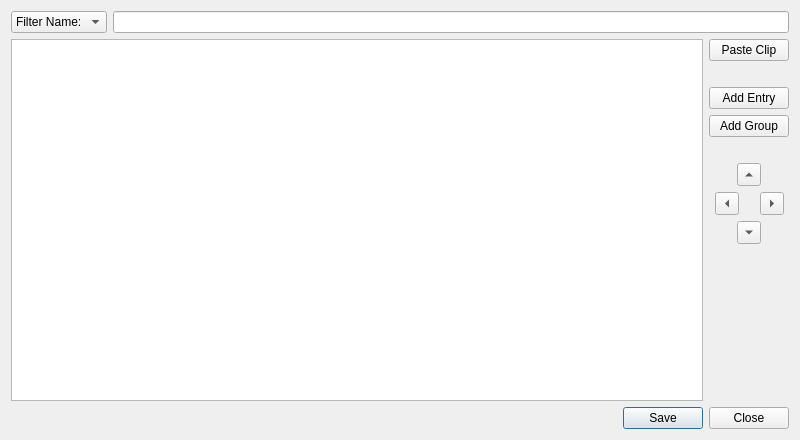
<?xml version="1.0" encoding="UTF-8"?>
<ui version="4.0">
 <class>ClipEditor</class>
 <widget class="QDialog" name="ClipEditor">
  <property name="geometry">
   <rect>
    <x>0</x>
    <y>0</y>
    <width>800</width>
    <height>440</height>
   </rect>
  </property>
  <property name="windowTitle">
   <string>Clip Editor</string>
  </property>
  <layout class="QVBoxLayout" name="verticalLayout_2">
   <item>
    <layout class="QHBoxLayout" name="horizontalLayout_5">
     <item>
      <widget class="QComboBox" name="Filter">
       <property name="focusPolicy">
        <enum>Qt::StrongFocus</enum>
       </property>
       <item>
        <property name="text">
         <string>Filter Name:</string>
        </property>
       </item>
       <item>
        <property name="text">
         <string>Filter All:</string>
        </property>
       </item>
      </widget>
     </item>
     <item>
      <widget class="QLineEdit" name="FilterText">
       <property name="toolTip">
        <string>List only the entries containing the text you enter.</string>
       </property>
      </widget>
     </item>
    </layout>
   </item>
   <item>
    <layout class="QHBoxLayout" name="horizontalLayout_2">
     <item>
      <widget class="ClipEditorTreeView" name="ClipEditorTree">
       <property name="sizePolicy">
        <sizepolicy hsizetype="Expanding" vsizetype="Expanding">
         <horstretch>1</horstretch>
         <verstretch>1</verstretch>
        </sizepolicy>
       </property>
       <property name="editTriggers">
        <set>QAbstractItemView::DoubleClicked|QAbstractItemView::EditKeyPressed</set>
       </property>
       <property name="uniformRowHeights">
        <bool>true</bool>
       </property>
      </widget>
     </item>
     <item>
      <layout class="QVBoxLayout" name="verticalLayout_3">
       <item>
        <widget class="QPushButton" name="PasteClip">
         <property name="focusPolicy">
          <enum>Qt::StrongFocus</enum>
         </property>
         <property name="toolTip">
          <string>Paste the selected entry into the active window.</string>
         </property>
         <property name="text">
          <string>Paste Clip</string>
         </property>
        </widget>
       </item>
       <item>
        <spacer name="verticalSpacer_2">
         <property name="orientation">
          <enum>Qt::Vertical</enum>
         </property>
         <property name="sizeType">
          <enum>QSizePolicy::Fixed</enum>
         </property>
         <property name="sizeHint" stdset="0">
          <size>
           <width>20</width>
           <height>20</height>
          </size>
         </property>
        </spacer>
       </item>
       <item>
        <widget class="QPushButton" name="AddEntry">
         <property name="focusPolicy">
          <enum>Qt::StrongFocus</enum>
         </property>
         <property name="text">
          <string>Add Entry</string>
         </property>
        </widget>
       </item>
       <item>
        <widget class="QPushButton" name="AddGroup">
         <property name="focusPolicy">
          <enum>Qt::StrongFocus</enum>
         </property>
         <property name="text">
          <string>Add Group</string>
         </property>
        </widget>
       </item>
       <item>
        <spacer name="verticalSpacer_4">
         <property name="orientation">
          <enum>Qt::Vertical</enum>
         </property>
         <property name="sizeType">
          <enum>QSizePolicy::Fixed</enum>
         </property>
         <property name="sizeHint" stdset="0">
          <size>
           <width>20</width>
           <height>20</height>
          </size>
         </property>
        </spacer>
       </item>
       <item>
        <layout class="QHBoxLayout" name="horizontalLayout_7">
         <item>
          <widget class="QToolButton" name="MoveUp">
           <property name="focusPolicy">
            <enum>Qt::StrongFocus</enum>
           </property>
           <property name="toolTip">
            <string>Move an entry up one entry in the same group.</string>
           </property>
           <property name="text">
            <string>...</string>
           </property>
           <property name="arrowType">
            <enum>Qt::UpArrow</enum>
           </property>
          </widget>
         </item>
        </layout>
       </item>
       <item>
        <layout class="QHBoxLayout" name="horizontalLayout_6">
         <item>
          <spacer name="horizontalSpacer_2">
           <property name="orientation">
            <enum>Qt::Horizontal</enum>
           </property>
           <property name="sizeHint" stdset="0">
            <size>
             <width>1</width>
             <height>20</height>
            </size>
           </property>
          </spacer>
         </item>
         <item>
          <widget class="QToolButton" name="MoveLeft">
           <property name="focusPolicy">
            <enum>Qt::StrongFocus</enum>
           </property>
           <property name="toolTip">
            <string>Move an entry to the level of its parent.</string>
           </property>
           <property name="text">
            <string>...</string>
           </property>
           <property name="arrowType">
            <enum>Qt::LeftArrow</enum>
           </property>
          </widget>
         </item>
         <item>
          <spacer name="horizontalSpacer">
           <property name="orientation">
            <enum>Qt::Horizontal</enum>
           </property>
           <property name="sizeType">
            <enum>QSizePolicy::Fixed</enum>
           </property>
           <property name="sizeHint" stdset="0">
            <size>
             <width>15</width>
             <height>10</height>
            </size>
           </property>
          </spacer>
         </item>
         <item>
          <widget class="QToolButton" name="MoveRight">
           <property name="focusPolicy">
            <enum>Qt::StrongFocus</enum>
           </property>
           <property name="toolTip">
            <string>You must select an item immediately under a group to move it into the group.</string>
           </property>
           <property name="text">
            <string>...</string>
           </property>
           <property name="arrowType">
            <enum>Qt::RightArrow</enum>
           </property>
          </widget>
         </item>
         <item>
          <spacer name="horizontalSpacer_3">
           <property name="orientation">
            <enum>Qt::Horizontal</enum>
           </property>
           <property name="sizeHint" stdset="0">
            <size>
             <width>1</width>
             <height>20</height>
            </size>
           </property>
          </spacer>
         </item>
        </layout>
       </item>
       <item>
        <layout class="QHBoxLayout" name="horizontalLayout_4">
         <item>
          <widget class="QToolButton" name="MoveDown">
           <property name="focusPolicy">
            <enum>Qt::StrongFocus</enum>
           </property>
           <property name="toolTip">
            <string>Move an entry down one in the group.</string>
           </property>
           <property name="text">
            <string>...</string>
           </property>
           <property name="arrowType">
            <enum>Qt::DownArrow</enum>
           </property>
          </widget>
         </item>
        </layout>
       </item>
       <item>
        <spacer name="verticalSpacer_3">
         <property name="orientation">
          <enum>Qt::Vertical</enum>
         </property>
         <property name="sizeType">
          <enum>QSizePolicy::Fixed</enum>
         </property>
         <property name="sizeHint" stdset="0">
          <size>
           <width>20</width>
           <height>20</height>
          </size>
         </property>
        </spacer>
       </item>
       <item>
        <spacer name="verticalSpacer">
         <property name="orientation">
          <enum>Qt::Vertical</enum>
         </property>
         <property name="sizeHint" stdset="0">
          <size>
           <width>20</width>
           <height>40</height>
          </size>
         </property>
        </spacer>
       </item>
      </layout>
     </item>
    </layout>
   </item>
   <item>
    <layout class="QHBoxLayout" name="horizontalLayout_3">
     <item>
      <widget class="QDialogButtonBox" name="buttonBox">
       <property name="enabled">
        <bool>true</bool>
       </property>
       <property name="standardButtons">
        <set>QDialogButtonBox::Close|QDialogButtonBox::Save</set>
       </property>
      </widget>
     </item>
    </layout>
   </item>
  </layout>
 </widget>
 <customwidgets>
  <customwidget>
   <class>ClipEditorTreeView</class>
   <extends>QTreeView</extends>
   <header>MiscEditors/ClipEditorTreeView.h</header>
  </customwidget>
 </customwidgets>
 <resources/>
 <connections/>
</ui>
